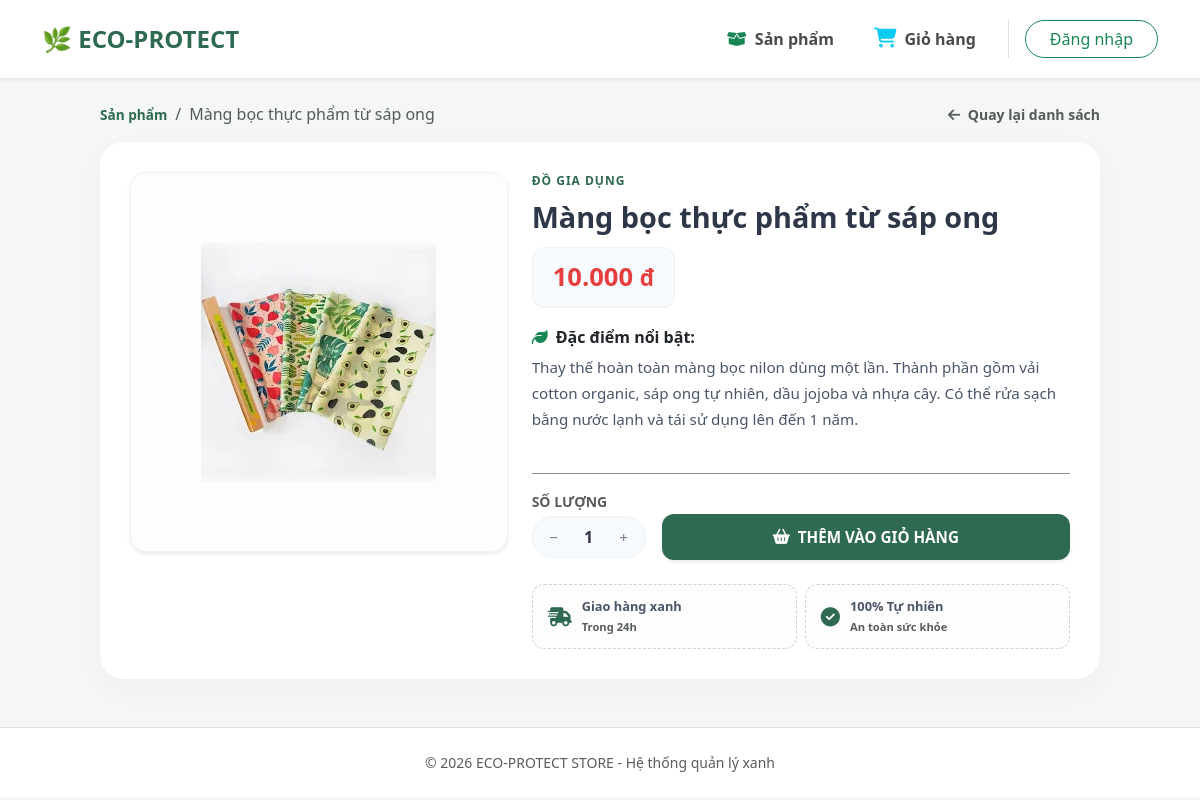
Screenshot of /Product/show/2 with the database file from the repository.
### tables this page shows
CREATE TABLE IF NOT EXISTS `product` (
  `id` int NOT NULL AUTO_INCREMENT,
  `name` varchar(100) NOT NULL,
  `description` text,
  `price` decimal(10,2) NOT NULL,
  `image` varchar(255) DEFAULT NULL,
  `category_id` int DEFAULT NULL,
  `created_at` timestamp NULL DEFAULT CURRENT_TIMESTAMP,
  PRIMARY KEY (`id`),
  KEY `category_id` (`category_id`),
  CONSTRAINT `product_ibfk_1` FOREIGN KEY (`category_id`) REFERENCES `category` (`id`) ON DELETE CASCADE
);

CREATE TABLE IF NOT EXISTS `category` (
  `id` int NOT NULL AUTO_INCREMENT,
  `name` varchar(100) NOT NULL,
  `description` text,
  PRIMARY KEY (`id`)
);

### index.php (called while the page is built, shortened)
<?php
require_once 'app/models/ProductModel.php';
$url = $_GET['url'] ?? '';
$url = rtrim($url, '/');
$url = filter_var($url, FILTER_SANITIZE_URL);
$url = explode('/', $url);
$action = isset($url[1]) && $url[1] != '' ? $url[1] : 'index';
$controller = new $controllerName();
call_user_func_array([$controller, $action], array_slice($url, 2));
?>

### app/config/database.php (called while the page is built, shortened)
<?php
class Database {
    private $host = "localhost";
    private $db_name = "eco_protect_store";
    private $username = "root";
    private $password = "";
    public function getConnection() {
        $this->conn = null;
        try {
            $this->conn = new PDO("mysql:host=" . $this->host . ";dbname=" . $this->db_name, $this->username, $this->password);
            $this->conn->exec("set names utf8");
        } catch(PDOException $exception) {
            echo "Lỗi kết nối: " . $exception->getMessage();
        }
        return $this->conn;
    }
}

### app/models/ProductModel.php (called while the page is built, shortened)
<?php
class ProductModel
{
    private $conn;
    private $table_name = "product";
    public function __construct($db)
    {
        $this->conn = $db;
    }
    public function getProductById($id)
    {
        $query = "SELECT p.*, c.name as category_name FROM " . $this->table_name . " p LEFT JOIN category c ON p.category_id = c.id WHERE p.id = :id";
        $stmt = $this->conn->prepare($query);
        $stmt->bindParam(':id', $id);
        $stmt->execute();
        $result = $stmt->fetch(PDO::FETCH_OBJ);
        return $result;
    }
}
?>

### app/views/product/show.php (the view, shortened to what this page needs)
<?php
include 'app/shares/header.php';
?>
<div class="container mt-4">
    <div class="max-width-container d-flex justify-content-between align-items-center mb-3" style="max-width: 1000px; margin: 0 auto;">
        <nav aria-label="breadcrumb">
            <ol class="breadcrumb mb-0">
                <li class="breadcrumb-item"><a href="/Product/list">Sản phẩm</a></li>
                <li class="breadcrumb-item active" aria-current="page"><?php echo htmlspecialchars($product->name); ?></li>
            </ol>
        </nav>
        <a href="/Product/list" class="text-decoration-none text-muted small fw-bold">
            <i class="fas fa-arrow-left me-1"></i> Quay lại danh sách
        </a>
    </div>
    <div class="product-detail-container">
        <div class="row g-4">
            <div class="col-md-5">
                <div class="image-wrapper shadow-sm">
                    <?php if (!empty($product->image)): ?>
                        <img src="/<?php echo $product->image; ?>" class="product-img" alt="<?php echo htmlspecialchars($product->name); ?>">
                    <?php endif; ?>
                </div>
            </div>
            <div class="col-md-7 d-flex flex-column justify-content-between">
                <div>
                    <span class="category-label"><?php echo htmlspecialchars($product->category_name ?? 'Eco Store'); ?></span>
                    <h1 class="product-title"><?php echo htmlspecialchars($product->name); ?></h1>
                    <div class="price-box">
                        <p class="price-value"><?php echo number_format($product->price, 0, ',', '.'); ?> <small>đ</small></p>
                    </div>
                    <div class="mb-4">
                        <h6 class="fw-bold text-dark mb-2"><i class="fas fa-leaf me-2 text-success"></i>Đặc điểm nổi bật:</h6>
                        <p class="description-text mb-0">
                            <?php echo nl2br(htmlspecialchars($product->description ?? '')); ?>
                        </p>
                    </div>
                </div>
                <div>
                    <hr class="my-3 opacity-50">
                    <form action="/Product/addToCart/<?php echo $product->id; ?>" method="POST" class="d-flex align-items-center gap-3 mb-4">
                        <div>
                            <span class="small fw-bold d-block mb-1 text-muted">SỐ LƯỢNG</span>
                            <div class="qty-input-container">
                                <button type="button" class="qty-btn" onclick="let input = this.nextElementSibling; if(input.value > 1) input.value--;"><i class="fas fa-minus" style="font-size: 9px;"></i></button>
                                <input type="number" name="quantity" value="1" min="1" class="qty-input-field qty-input">
                                <button type="button" class="qty-btn" onclick="this.previousElementSibling.value++;"><i class="fas fa-plus" style="font-size: 9px;"></i></button>
                            </div>
                        </div>
                        <div class="flex-grow-1 pt-4">
                            <button type="submit" class="btn-buy w-100 shadow-sm d-flex align-items-center justify-content-center gap-2">
                                <i class="fas fa-shopping-basket"></i> THÊM VÀO GIỎ HÀNG
                            </button>
                        </div>
                    </form>
                    <div class="row g-2">
                        <div class="col-6">
                            <div class="trust-badge">
                                <i class="fas fa-shipping-fast"></i>
                                <span>Giao hàng xanh<br><small class="text-muted">Trong 24h</small></span>
                            </div>
                        </div>
                        <div class="col-6">
                            <div class="trust-badge">
                                <i class="fas fa-check-circle"></i>
                                <span>100% Tự nhiên<br><small class="text-muted">An toàn sức khỏe</small></span>
                            </div>
                        </div>
                    </div>
                </div>
            </div>
        </div>
    </div>
</div>
<?php include 'app/shares/footer.php'; ?>

### app/shares/header.php (style rules this page uses)
body { background-color: #f8f9fa; }

### app/views/product/show.php (style rules this page uses)
:root { --eco-green: #2d6a4f; --eco-dark: #1b4332; --eco-light: #d8f3dc; --soft-bg: #f4f7f5; }
body { background-color: var(--soft-bg); }
.breadcrumb-item a { color: var(--eco-green); text-decoration: none; font-size: 0.85rem; font-weight: 600; }
.product-detail-container { background: white; border-radius: 24px; box-shadow: 0 10px 30px rgba(0,0,0,0.03); overflow: hidden; padding: 30px; margin-bottom: 40px; max-width: 1000px; margin-left: auto; margin-right: auto; }
.image-wrapper { position: relative; border-radius: 16px; overflow: hidden; background: #fdfdfd; border: 1px solid #f1f1f1; height: 380px; display: flex; align-items: center; justify-content: center; }
.product-img { max-width: 100%; max-height: 100%; object-fit: contain; padding: 10px; }
.category-label { text-transform: uppercase; letter-spacing: 1px; font-weight: 700; font-size: 0.75rem; color: var(--eco-green); margin-bottom: 8px; display: block; }
.product-title { font-size: 1.8rem; font-weight: 800; color: #2d3748; margin-bottom: 12px; line-height: 1.3; }
.price-box { background: #f7fafc; padding: 10px 20px; border-radius: 12px; display: inline-block; margin-bottom: 20px; border: 1px solid #edf2f7; }
.price-value { font-size: 1.6rem; color: #e53e3e; font-weight: 800; margin: 0; }
.description-text { font-size: 0.95rem; line-height: 1.7; color: #4a5568; }
.qty-input-container { height: 42px; padding: 0 6px; background: #f7fafc; border-radius: 50px; border: 1px solid #edf2f7; display: inline-flex; align-items: center; }
.qty-btn { width: 30px; height: 34px; border: none; background: transparent; color: #718096; display: flex; align-items: center; justify-content: center; transition: color 0.2s; }
.qty-input-field { width: 40px; height: 34px; border: none; background: transparent; text-align: center; font-weight: 700; color: #2d3748; font-size: 1rem; }
.btn-buy { background: var(--eco-green); color: white; border: none; padding: 12px 30px; border-radius: 12px; font-weight: 700; font-size: 0.95rem; transition: all 0.3s; }
.trust-badge { display: flex; align-items: center; gap: 10px; padding: 12px 15px; border-radius: 12px; background: #fcfdfc; border: 1px dashed #ced4da; }
.trust-badge i { color: var(--eco-green); font-size: 1.2rem; }
.trust-badge span { font-size: 0.8rem; font-weight: 600; color: #4a5568; }

### rows the page displays
product: name "Màng bọc thực phẩm từ sáp ong", image (picture), category.name "ĐỒ GIA DỤNG", price "10.000", description "Thay thế hoàn toàn màng bọc nilon dùng một lần. Thành phần gồm vải cotton organic, sáp ong tự nhiên, dầu jojoba và nhựa cây. Có thể rửa sạch bằng nước lạnh và tái sử dụng lên đến 1 năm."
